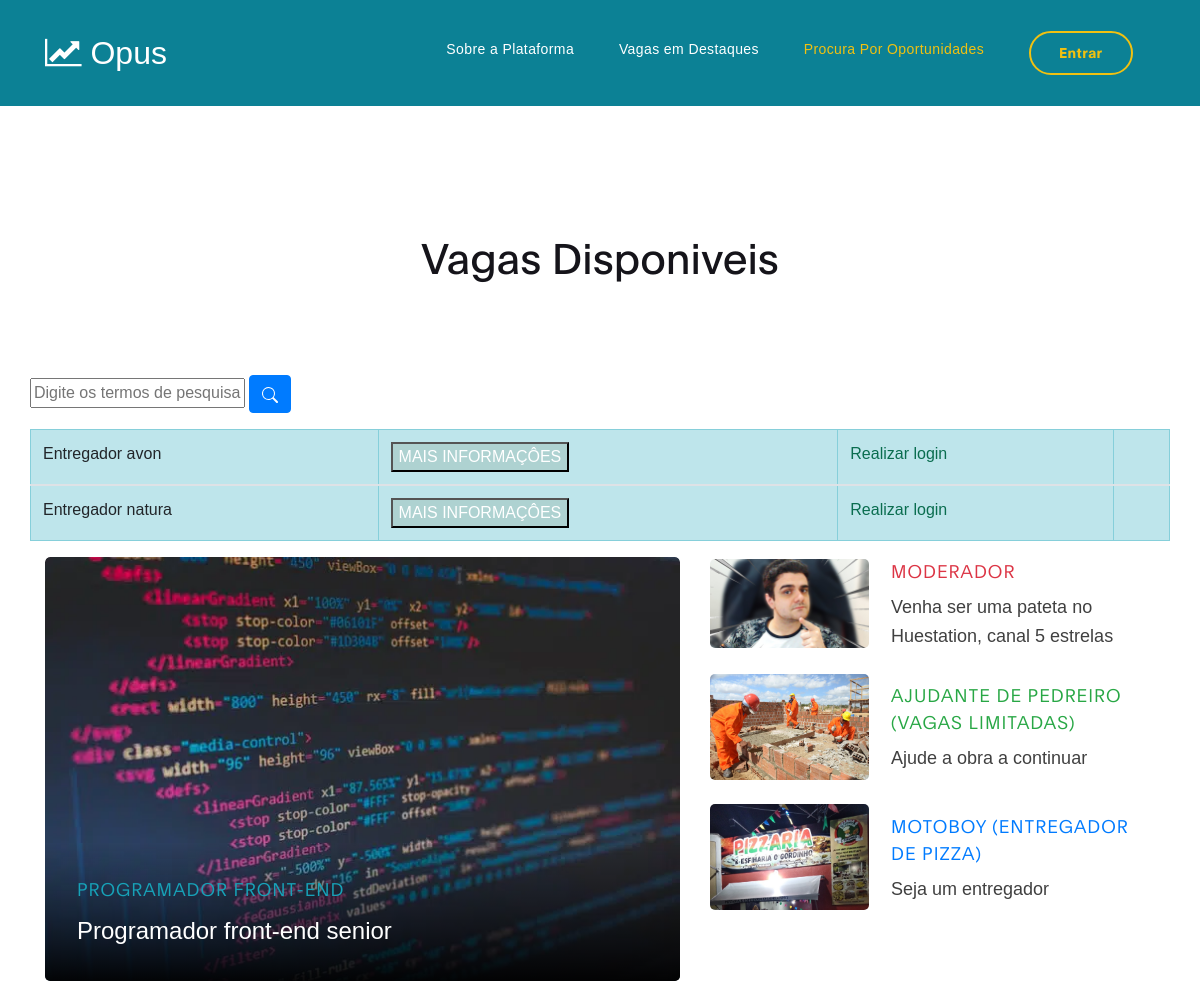
The app's page /backend/empregos/procura_oportunidade.php (upper part), older data.
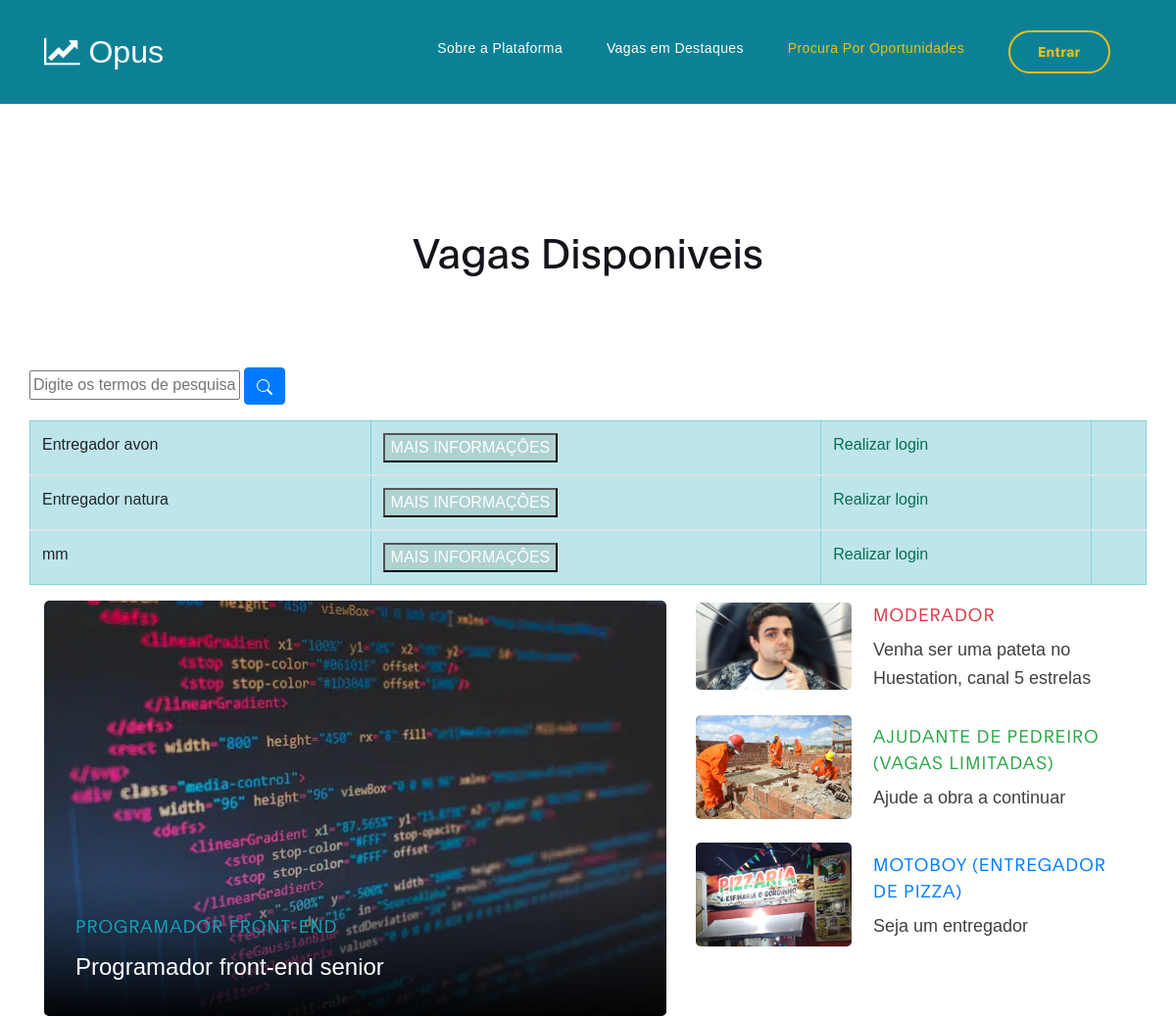
The same page, newer data.
### tables this page shows
CREATE TABLE IF NOT EXISTS `tb_vagas` (
  `id_vagas` int NOT NULL AUTO_INCREMENT,
  `id_empregador` int NOT NULL,
  `titulo` varchar(100) NOT NULL,
  `data_cadastro` date NOT NULL,
  `descricao` varchar(1000) NOT NULL,
  PRIMARY KEY (`id_vagas`)
);

### backend/empregos/procura_oportunidade.php (the view, shortened to what the changed rows need)
<?php
include_once('conexao.php');
?>
<!DOCTYPE html>
<html lang="en">
<head>
     <link rel="stylesheet" href="css/bootstrap.min.css">
     <link rel="stylesheet" href="css/font-awesome.min.css">
     <link rel="stylesheet" href="css/aos.css">
     <link rel="stylesheet" href="css/owl.carousel.min.css">
     <link rel="stylesheet" href="css/owl.theme.default.min.css">
     <link rel="stylesheet" href="https://icons.getbootstrap.com/.">
     <link rel="stylesheet" href="list.css">
     <link rel="stylesheet" href="css/templatemo-digital-trend.css">
</head>
<body>
     <section class="blog section-padding">
          <div class="container">
               <div class="row">
                 <div class="col-lg-12 col-12 py-5 mt-5 mb-3 text-center">
                      <h1 class="mb-4" data-aos="fade-up">Vagas Disponiveis</h1>
                  </div>
    <br>
    <table class="table">
        <?php
        if (!isset($_GET['busca'])) {
            ?>
          <table class="table">
                  <?php
            $sql_consulta=mysqli_query($ligar, "SELECT * FROM tb_vagas");
            while($dados=mysqli_fetch_array($sql_consulta)){
        ?>
            <tbody>
                      <tr class="table-info">
                        <td><?= $dados[2] ?> </td>
                        <td>
                          <form action="info_vagas.php" method="POST" class="contact-form" data-aos="fade-up"  role="form">
                          <div class="nav-item">
                            <button type="submit" class="button" name="submit" name="codigo" id="trap" >MAIS INFORMAÇÔES</button>
                        </div>
                      </form>
                    </td>
                        <td><a  href="index_usu.php?codigo=<?=$dados['id_vagas'] ?>"   id="editar">Realizar login</td>
                        <td>
                    </td>
                      </tr>
                    </tbody>
        <?php
            }
        ?>
        <?php
        } ?>
    </table>
               </div>
          </div>
     </section>
</body>
</html>

Row changes from the older to the newer data that the page shows:
added tb_vagas: titulo "mm"
